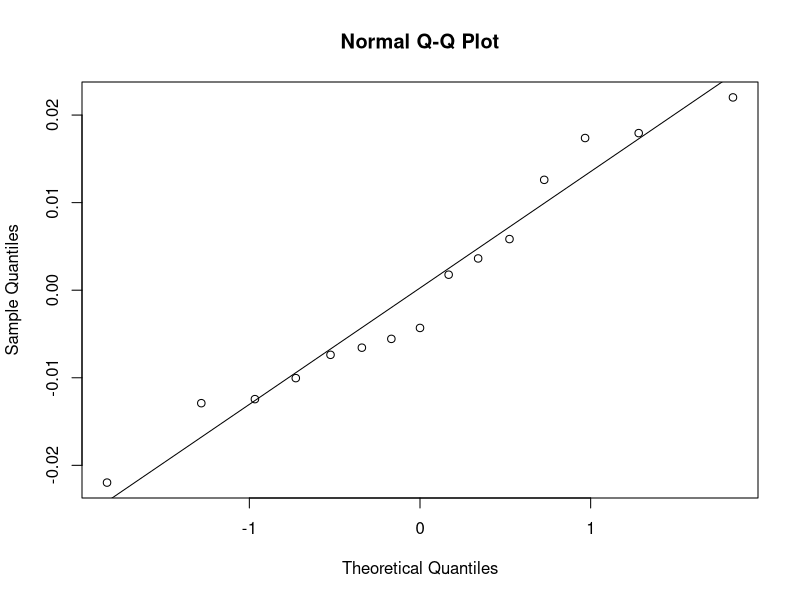
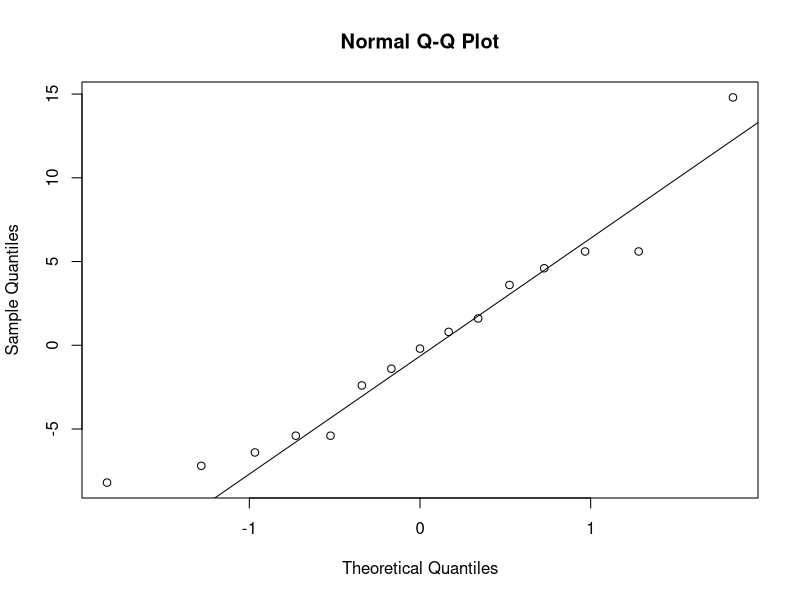
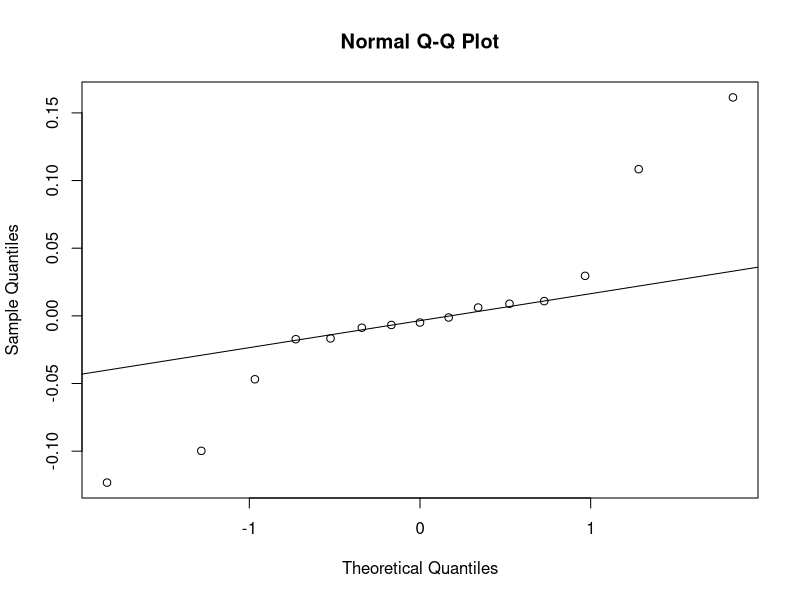
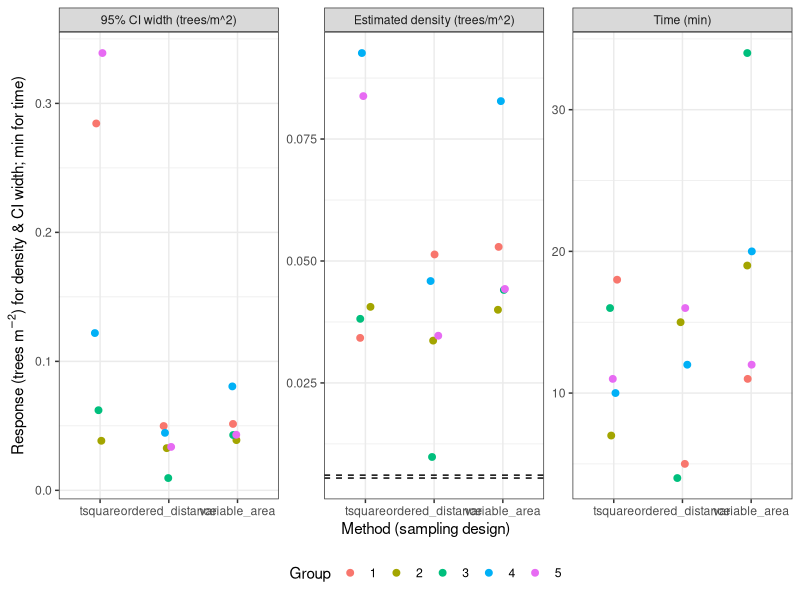
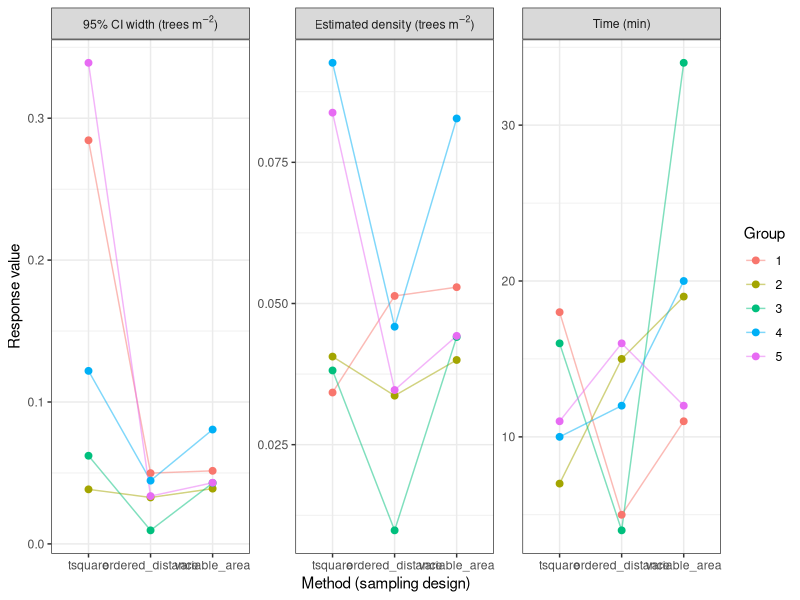

These figures' R source, in order:
# packages
library(tidyverse)
library(lmerTest)

# read
forest <- read_csv("data_raw/transectdata.csv")
forest$method <- as.factor(forest$method)
forest$group_id <- as.factor(forest$group_id)
forest$x <- as.numeric(forest$x)
forest$z <- as.numeric(forest$z)

# create separate mini dtf
tsq <- filter(forest, method=="tsquare")
ord <- filter(forest, method=="ordered_distance")
vari <- filter(forest, method=="variable_area")

# tsqaure
tsq.magic <- tsq %>%
  mutate(areaz = (pi*z*z),
         areax = (pi*x*x),
         areaxz = (areaz+areax)/1.5)

# intermediates
tsq.magic <- tsq %>%
  mutate(areaz = (pi*z*z),
         areax = (pi*x*x),
         areaxz = (areaz+areax)/1.5) %>%
  group_by(group_id) %>%
  summarise(method = first(method),
            meanx=mean(x, na.rm=TRUE),
            sumx=sum(x, na.rm=TRUE),
            varx=var(x, na.rm=TRUE),
            time=first(time),
            number =sum(x>=0, na.rm=TRUE),
            meanareaxz = mean(areaxz, na.rm=TRUE),
            sdareaxz = sd(areaxz, na.rm=TRUE),
            sumz=sum(z, na.rm=TRUE),
            se = sd(areaxz)/sqrt(number),
            est = number*number/(2*sumx*sqrt(2)*sumz),
            lower = 1/(0.5*(meanareaxz+1.96*se)),
            upper = 1/(0.5*(meanareaxz-1.96*se)),
            )

# summary stats
ord.magic <- ord %>%
  group_by(group_id) %>%
  summarise(meanx=mean(x, na.rm=TRUE),
            sumsqx=sum(x^2, na.rm=TRUE),
            sumx=sum(x, na.rm=TRUE),
            varx=var(x, na.rm=TRUE),
            method=first(method),
            time=first(time),
            number=sum(x>=0, na.rm=TRUE))

# density estimator
ord.magic$est <- (3*ord.magic$number-1)/(pi*ord.magic$sumsqx)
ord.magic$se <- sqrt((ord.magic$est^2)/(3*6-2)) 
ord.magic$lower <- (((12*6-1)^0.5-1.96)/(4*pi*ord.magic$sumsqx)^0.5)^2
ord.magic$upper <- (((12*6-1)^0.5+1.96)/(4*pi*ord.magic$sumsqx)^0.5)^2

# variable area intermediates
vari.magic <- vari %>%
  group_by(group_id) %>%
  summarise(meanx=mean(x, na.rm=TRUE),
            sumsqx=sum(x^2, na.rm=TRUE),
            sumx=sum(x, na.rm=TRUE),
            varx=var(x, na.rm=TRUE),
            method=first(method),
            time=first(time),
            number=sum(x>=0, na.rm=TRUE))

vari.magic$est <- (3*vari.magic$number-1)/(6*vari.magic$sumx)
vari.magic$se <- sqrt((vari.magic$est^2)/(3*6-2))

C1<-qchisq(p=1-0.975,df=6*6)
C2<-qchisq(p=1-0.025,df=6*6)
vari.magic$lower<-C1/(2*6*vari.magic$sumx)
vari.magic$upper<-C2/(2*6*vari.magic$sumx)

# join dataframes
sumdata<-tsq.magic %>%
  full_join(ord.magic) %>%
  full_join(vari.magic) %>%
  mutate(interval=upper-lower)

# randomized block anova
m1<-lmer(est~method+(1|group_id), data=sumdata)
anova(m1)
m2<-lmer(time~method+(1|group_id), data=sumdata)
anova(m2)
sumdata$ci_width <- sumdata$upper - sumdata$lower # calculate precision
m3<-lmer(ci_width~method+(1|group_id), data=sumdata)
anova(m3)

# check residuals
par(mfrow=c(1,1))
qqnorm(residuals(m1))
qqline(residuals(m1))
qqnorm(residuals(m2))
qqline(residuals(m2))
qqnorm(residuals(m3))
qqline(residuals(m3))

# plot
sumdata_plot <- sumdata %>%
  mutate(
    group_id = factor(group_id),
    method   = factor(method, levels = c("tsquare", "ordered_distance", "variable_area")),
    interval = ifelse(is.na(interval), upper - lower, interval)
  ) %>%
  filter(is.finite(est), is.finite(time), is.finite(interval),
         est > 0, time > 0, interval > 0)

#  lidar ref lines
lidar_lines <- tibble(
  metric = "Estimated density (trees/m^2)",
  y = c(0.0055, 0.0061)
)

# convert to long format to facet into one plot
sumdata_long <- sumdata_plot %>%
  select(group_id, method, est, time, interval) %>%
  pivot_longer(cols = c(est, time, interval),
               names_to = "metric", values_to = "value") %>%
  mutate(metric = recode(metric,
                         est = "Estimated density (trees/m^2)",
                         time = "Time (min)",
                         interval = "95% CI width (trees/m^2)")
         )

# plot
p_all <- ggplot(sumdata_long, aes(x = method, y = value)) +
  geom_point(aes(colour = group_id),
             position = position_jitter(width = 0.08, height = 0),
             size = 2) +
  geom_hline(data = lidar_lines,
             aes(yintercept = y),
             linetype = 2,
             inherit.aes = FALSE) +
  facet_wrap(~ metric, 
             scales = "free_y", 
             nrow = 1) +
  theme_bw() +
  theme(legend.position = "bottom") +
  labs(x = "Method (sampling design)",
       y = "Response ("*trees~m^{-2}*") for density & CI width; min for time)",
       colour = "Group")

p_all

##########
sumdata_long <- sumdata_plot %>%
  select(group_id, method, est, interval, time) %>%
  pivot_longer(cols = c(est, interval, time),
               names_to = "metric", values_to = "value") %>%
  mutate(metric = recode(metric,
                         est      = "'Estimated density ('*trees~m^{-2}*')'",
                         interval = "'95% CI width ('*trees~m^{-2}*')'",
                         time     = "'Time (min)'"
  ))

ggplot(sumdata_long, aes(x = method, y = value, colour = group_id, group = group_id)) +
  geom_line(alpha = 0.5) +
  geom_point(size = 2) +
  facet_wrap(~ metric, scales = "free_y", nrow = 1, labeller = label_parsed) +
  theme_bw() +
  labs(x = "Method (sampling design)", y = "Response value", colour = "Group")
